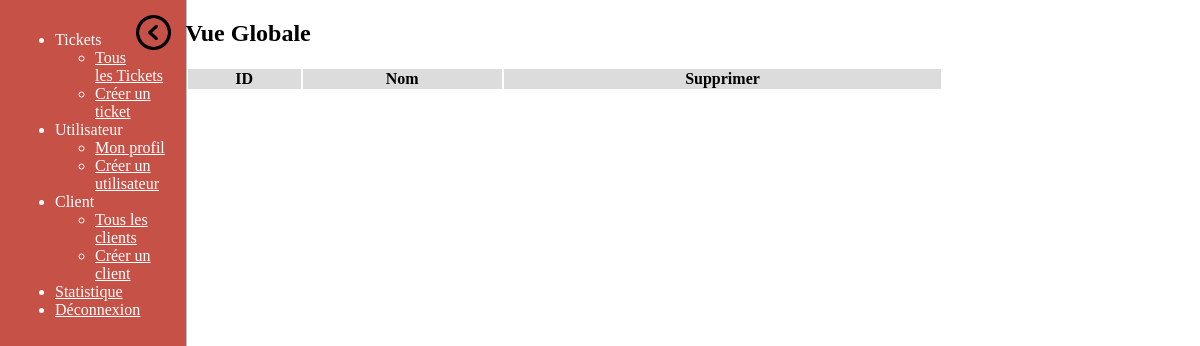
/tous_client.php (signed in), run on an earlier commit of the app's database.
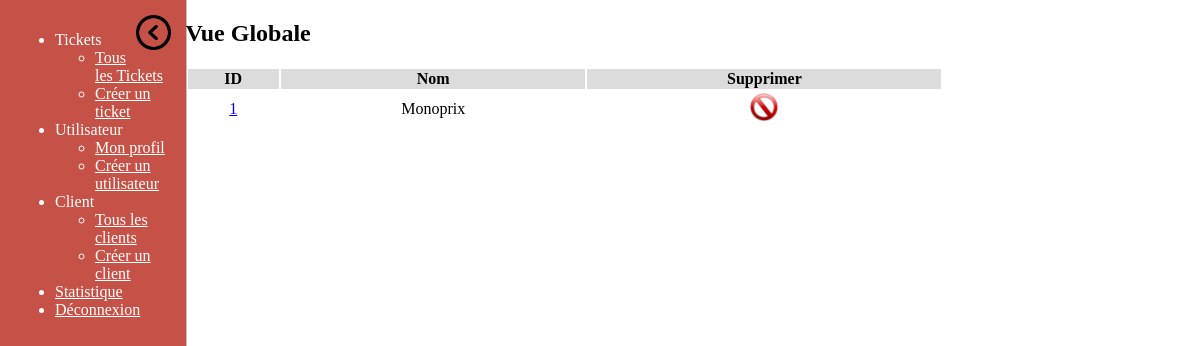
And on a later commit of the database.
### tables this page shows
CREATE TABLE IF NOT EXISTS `client` (
  `id` int(11) NOT NULL AUTO_INCREMENT,
  `nom` varchar(50) NOT NULL,
  `del` tinyint(4) NOT NULL DEFAULT '0',
  PRIMARY KEY (`id`)
);

### tous_client.php (the view, shortened to what this page needs)
<!DOCTYPE html>
<?php
	include 'connexion.php';
?>
<html>
<head>
	<link rel="stylesheet" type="text/css" href="./css/style.css">
	<link rel="stylesheet" href="http://www.iut-fbleau.fr/css/concise.min.css">
	<link rel="stylesheet" href="http://www.iut-fbleau.fr/css/concise-utils/concise-utils.min.css">
	<link rel="stylesheet" href="http://www.iut-fbleau.fr/css/concise-ui/concise-ui.min.css">
</head>
<body>
	<?php include 'menu.php'; ?>
	<section>
		<h1 class="_bb1 _mts _mbs">Vue Globale</h1>
		<table style="width: 100%; text-align: center;">
			<thead style="background-color: rgb(220,220,220)">
				<tr style="text-align: center;">
					<th>ID</th>
					<th>Nom</th>
					<th>Supprimer</th>
				</tr>
			</thead>
			<tbody>
				<?php
					$ticks = $bdd->query("SELECT * FROM client WHERE del = 0 order by id");
					$cpt = 0;
					foreach ($ticks as $row) {
						if ($cpt%2 == 0)
							echo "<tr>";
						else
							echo '<tr style="background-color: #f5f5f5">';
						echo '<td><a href="#">'.$row['id'].'</td>';
						echo '<td>'.$row['nom'].'</td>';
						echo '<td><a href="del_client.php?id='.$row['id'].'"><img src="./img/del.png" width="30px"></a></td>';
						echo "</tr>";
						$cpt++;
					}
				?>
			</tbody>
		</table>
	</section>
</body>
</html>

What changed in the data, as far as the page shows it:
added client: id "1", nom "Monoprix"
